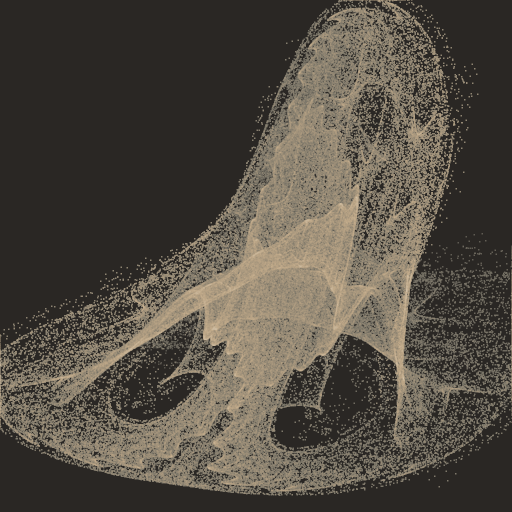
#> input picture _smoke_fix/continuous_attractor_pickover.png, 1024 x 1024 px (shown at 1/2 size)
$ python -i color_theory.py   (imports and definitions only)
#> lines starting #> are read from the running program, lines starting #| are printed output that depends on the picture
"""Seeded color-theory polish for generative canvas images."""

from __future__ import annotations

import colorsys, math, random

from PIL import Image, ImageChops, ImageEnhance, ImageFilter, ImageOps, ImageStat

try:
    import numpy as np
except Exception:
    np = None

FAMILIES = {
    "plasma": (.78, "analogous"), "aurora": (.46, "analogous"),
    "laser": (.55, "split"), "electric": (.55, "split"),
    "sunset": .04, "gold": .12, "inferno": .06,
    "ice": (.55, "duotone"), "toxic": (.29, "split"),
    "royal": (.70, "accent"), "nebula": (.72, "accent"),
}


def oklch_to_rgb(l, c, h):
    a, b = c * math.cos(h * math.tau), c * math.sin(h * math.tau)
    L, M, S = l + .3963377774*a + .2158037573*b, l - .1055613458*a - .0638541728*b, l - .0894841775*a - 1.291485548*b
    L, M, S = L**3, M**3, S**3
    r, g, bl = 4.0767416621*L - 3.3077115913*M + .2309699292*S, -1.2684380046*L + 2.6097574011*M - .3413193965*S, -.0041960863*L - .7034186147*M + 1.707614701*S
    enc = lambda x: 12.92*x if x <= .0031308 else 1.055*(max(0, x)**(1/2.4)) - .055
    return tuple(round(max(0, min(1, enc(x))) * 255) for x in (r, g, bl))


def harmony(name="plasma", seed=1):
    r = random.Random(f"{name}:{seed}"); spec = FAMILIES.get(name, (.78, "analogous"))
    base, mode = spec if isinstance(spec, tuple) else (spec, "warm")
    base = (base + r.uniform(-.025, .025)) % 1
    offs = {"analogous": (-.055, .02, .095), "split": (0, .42, .58), "duotone": (0, .50, .08), "accent": (0, .08, .38), "warm": (0, .07, .54)}[mode]
    dark = oklch_to_rgb(.13, .045, base + offs[0])
    mid = oklch_to_rgb(.55, .16, base + offs[1])
    hi = oklch_to_rgb(.82, .18, base + offs[2])
    accent = oklch_to_rgb(.74, .25, base + offs[-1] + .11)
    return [dark, mid, hi, accent]


def palette_color(t, name="plasma", seed=1, value=1.0):
    pal = harmony(name, seed); t = max(0, min(1, (t + random.Random(seed).random() * .07) % 1))
    i = min(len(pal) - 2, int(t * (len(pal) - 1))); f = t * (len(pal) - 1) - i
    return tuple(round((pal[i][j] * (1 - f) + pal[i + 1][j] * f) * value) for j in range(3))


def beautify_image(img, seed=1, palette="plasma", kind="image"):
    img = img.convert("RGB")
    before = visual_stats(img)
    if np is not None:
        arr = np.asarray(img).astype("float32") / 255
        lum = (arr[..., 0]*.2126 + arr[..., 1]*.7152 + arr[..., 2]*.0722)
        lo, hi = np.percentile(lum, (2, 99)); lum = np.clip((lum - lo) / ((hi - lo) or 1), 0, 1)
        pal = np.array(harmony(palette, seed), dtype="float32") / 255
        x = lum * (len(pal) - 1); i = np.clip(x.astype(int), 0, len(pal)-2); f = x - i
        mapped = pal[i] * (1 - f[..., None]) + pal[i + 1] * f[..., None]
        mix = .52 if kind in {"pixel_mosaic", "color_grade"} else .66
        arr = arr * (1 - mix) + mapped * mix
        img = Image.fromarray((np.clip(arr, 0, 1) * 255).astype("uint8"), "RGB")
    else:
        p = harmony(palette, seed)
        img = ImageChops.screen(img, ImageOps.colorize(ImageOps.grayscale(img), p[0], p[2]).convert("RGB"))
    b = before["brightness"]
    img = ImageEnhance.Contrast(img).enhance(1.18 if before["contrast"] < .28 else 1.06)
    img = ImageEnhance.Color(img).enhance(.92 if before["saturation"] > .72 else 1.18)
    if b < .16: img = ImageEnhance.Brightness(img).enhance(1.22)
    gray = ImageOps.grayscale(img)
    glow = ImageEnhance.Brightness(img.filter(ImageFilter.GaussianBlur(5))).enhance(.65)
    img = Image.composite(ImageChops.screen(img, glow), img, gray.point(lambda x: 90 if x > 175 else 0))
    if before["detail"] < .055: img = img.filter(ImageFilter.UnsharpMask(radius=1.4, percent=115, threshold=3))
    for _ in range(3):
        after = visual_stats(img)
        changed = False
        if after["saturation"] > .76: img = ImageEnhance.Color(img).enhance(.72); changed = True
        if after["brightness"] < .18: img = ImageEnhance.Brightness(img).enhance(1.35); changed = True
        if after["contrast"] < .25: img = ImageEnhance.Contrast(img).enhance(1.16); changed = True
        if after["detail"] < .045: img = img.filter(ImageFilter.UnsharpMask(radius=1.8, percent=135, threshold=2)); changed = True
        if not changed: break
    return img


def visual_stats(img):
    img = img.convert("RGB"); img.thumbnail((180, 180))
    stat, edge = ImageStat.Stat(img), ImageStat.Stat(img.filter(ImageFilter.FIND_EDGES))
    means, stds = stat.mean, stat.stddev
    hsv = [colorsys.rgb_to_hsv(r/255, g/255, b/255) for r, g, b in img.getdata()]
    sat = sum(s for _, s, _ in hsv) / len(hsv)
    hues = sorted(h for h, s, v in hsv if s > .18 and v > .08)
    spread = 0 if not hues else min(1, (hues[-1] - hues[0]) * 1.35)
    brightness, contrast, detail = sum(means) / 765, sum(stds) / 382.5, sum(edge.mean) / 765
    score = max(0, min(1, .28*min(1, brightness/.34) + .27*min(1, contrast/.42) + .2*min(1, detail/.12) + .17*(1 - abs(sat-.52)) + .08*min(spread, .9)/.9))
    guidance = []
    if brightness < .16: guidance.append("needs_light")
    if contrast < .25: guidance.append("needs_contrast")
    if detail < .045: guidance.append("low_detail")
    if sat < .22: guidance.append("muted_palette")
    if sat > .78: guidance.append("too_saturated")
    if not guidance: guidance.append("strong_palette")
    return {"brightness": round(brightness, 3), "contrast": round(contrast, 3), "detail": round(detail, 3), "dominant_rgb": [round(x) for x in means], "mostly_dark": sum(means)/3 < 20, "saturation": round(sat, 3), "hue_spread": round(spread, 3), "beauty_score": round(score, 3), "guidance": guidance}

>>> from PIL import Image
>>> picture = Image.open('../../../_smoke_fix/continuous_attractor_pickover.png')
#> picture is the input picture: PIL image 1024x1024 RGBA; mean R, G, B, A 82.3, 76.1, 66.7, 255
>>> result = beautify_image(picture)
#> in visual_stats, `img.thumbnail((180, 180))`:
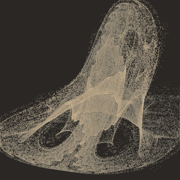
#> img: PIL image 180x180 RGB; mean R, G, B 82.3, 76.2, 66.8
#> in visual_stats, `means, stds = stat.mean, stat.stddev`: means = [82.32, 76.18, 66.8]; stds = [44.87, 40.81, 33.39]
#> in visual_stats, `hsv = [colorsys.rgb_to_hsv(r/255, g/255, b/255) for r, g, b in img.get..`: hsv = 32400 items
#> in visual_stats, `sat = sum(s for _, s, _ in hsv) / len(hsv)`: sat = 0.17
#> in visual_stats, `hues = sorted(h for h, s, v in hsv if s > .18 and v > .08)`: hues = 10867 values from 0.0833 to 0.118
#> in visual_stats, `spread = 0 if not hues else min(1, (hues[-1] - hues[0]) * 1.35)`: spread = 0.0469
#> in visual_stats, `brightness, contrast, detail = sum(means) / 765, sum(stds) / 382.5, su..`: brightness = 0.295; contrast = 0.311; detail = 0.0963
#> in visual_stats, `score = max(0, min(1, .28*min(1, brightness/.34) + .27*min(1, contrast..`: score = 0.718
#> in beautify_image, `before = visual_stats(img)`: before = 9 items
#> in beautify_image, `lum = (arr[..., 0]*.2126 + arr[..., 1]*.7152 + arr[..., 2]*.0722)`:
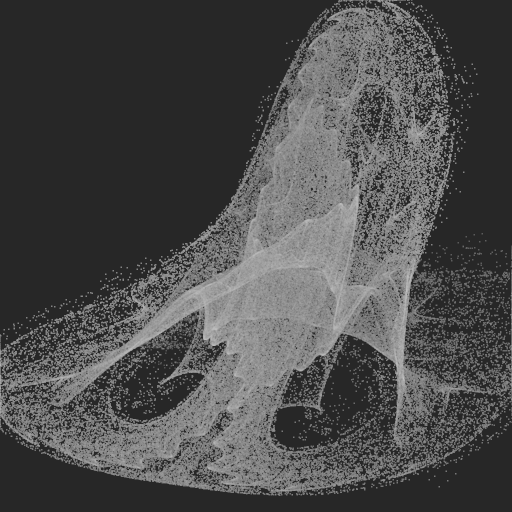
#> lum: shape (1024, 1024) float32 (shown at 1/2 size); min 0.155, max 0.802, mean 0.301
#> in beautify_image, `lo, hi = np.percentile(lum, (2, 99))`: lo = 0.155; hi = 0.649
#> in beautify_image, `i = np.clip(x.astype(int), 0, len(pal) - 2)`:
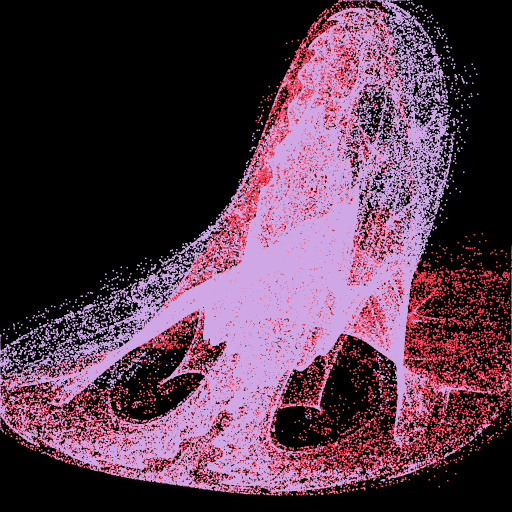
#> i: shape (1024, 1024) int64 (shown at 1/2 size); 3 distinct labels, from 0 to 2; one colour per label, 0 black
#> in beautify_image, `mapped = pal[i] * (1 - f[..., None]) + pal[i + 1] * f[..., None]`:
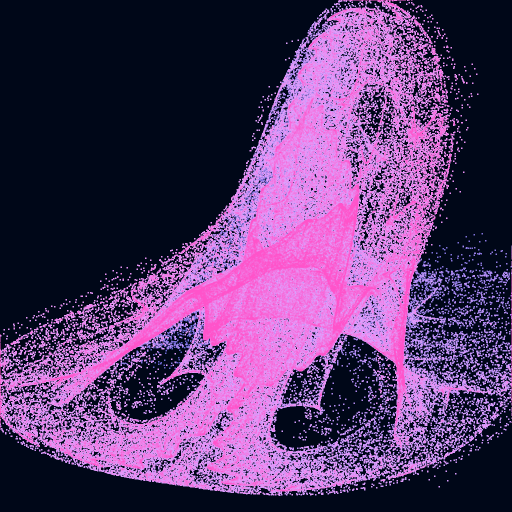
#> mapped: shape (1024, 1024, 3) float64 (shown at 1/2 size); mean of channels 0, 1, 2 0.352, 0.225, 0.424; drawn as R, G, B
#> in beautify_image, `arr = arr * (1 - mix) + mapped * mix`:
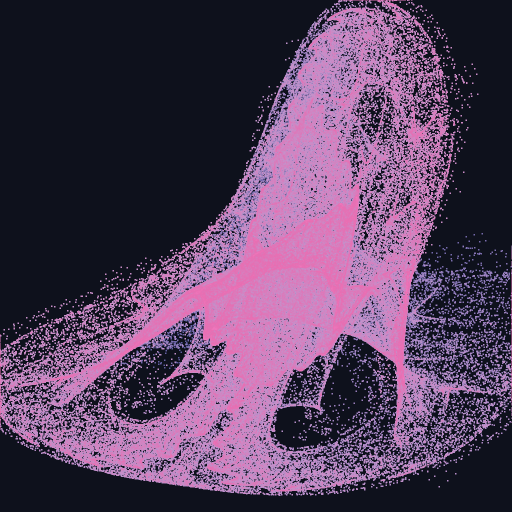
#> arr: shape (1024, 1024, 3) float64 (shown at 1/2 size); mean R, G, B 0.342, 0.25, 0.369
#> in beautify_image, `b = before["brightness"]`: b = 0.295
#> in beautify_image, `gray = ImageOps.grayscale(img)`:
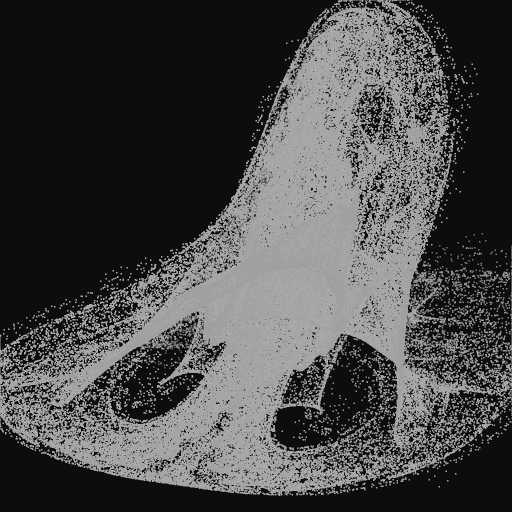
#> gray: PIL image 1024x1024 L (shown at 1/2 size); min 13, max 173, mean 72.7
#> in beautify_image, `glow = ImageEnhance.Brightness(img.filter(ImageFilter.GaussianBlur(5))..`:
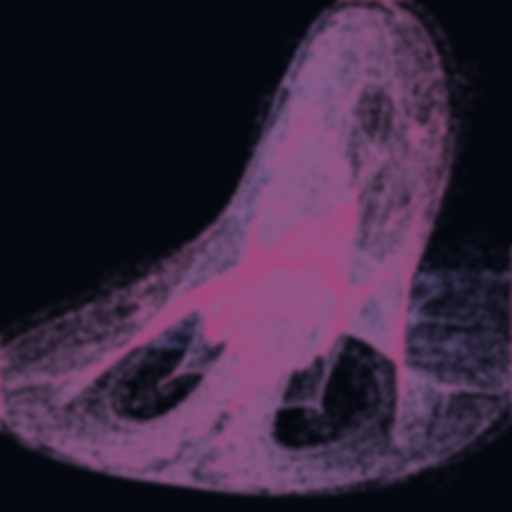
#> glow: PIL image 1024x1024 RGB (shown at 1/2 size); mean R, G, B 57.5, 38.3, 63.4
#> the loop in beautify_image, `for _ in range(3):` made 1 pass
#> (means in visual_stats, stds in visual_stats, sat in visual_stats, spread in visual_stats, brightness in visual_stats, contrast in visual_stats, detail in visual_stats, score in visual_stats) on pass 1: ([89.32, 59.73, 98.29], [86.82, 48.17, 73.74], 0.518, 0.42, 0.323, 0.546, 0.143, 0.943)

$ run again, on _smoke_fix/continuous_attractor_default.png
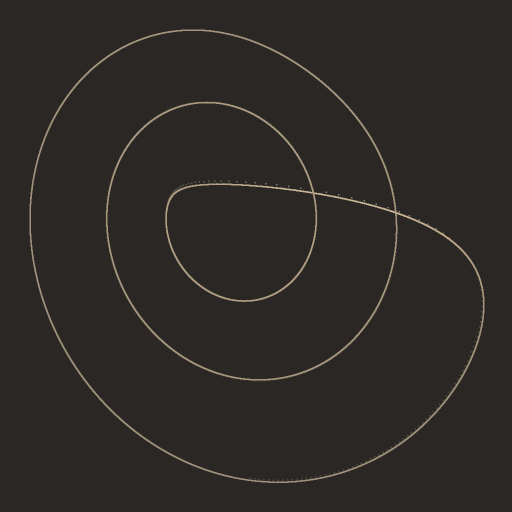
#> input picture _smoke_fix/continuous_attractor_default.png, 1024 x 1024 px (shown at 1/2 size)
#> picture is the input picture: PIL image 1024x1024 RGBA; mean R, G, B, A 44.4, 41.2, 37.8, 255
#> means = [44.39, 41.16, 37.76]; stds = [11.87, 10.7, 8.68]
#> hsv = 32400 items
#> sat = 0.146
#> hues = 1401 values from 0.0833 to 0.111
#> spread = 0.0375
#> brightness = 0.161; contrast = 0.0817; detail = 0.0326
#> score = 0.349
#> before = 9 items
#> lo = 0.155; hi = 0.578
#> i: shape (1024, 1024) int64; 3 distinct labels, from 0 to 2
#> in beautify_image, `mapped = pal[i] * (1 - f[..., None]) + pal[i + 1] * f[..., None]`:
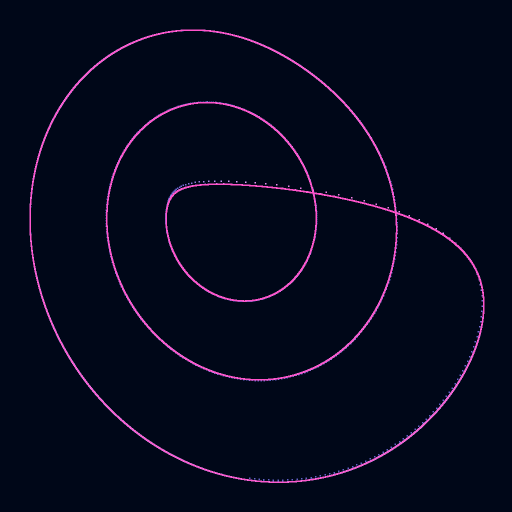
#> mapped: shape (1024, 1024, 3) float64 (shown at 1/2 size); mean of channels 0, 1, 2 0.0202, 0.035, 0.11; drawn as R, G, B
#> b = 0.161
#> the loop in beautify_image, `for _ in range(3):` made 3 passes
#> (means in visual_stats, stds in visual_stats, sat in visual_stats, spread in visual_stats, brightness in visual_stats, contrast in visual_stats, detail in visual_stats, score in visual_stats) on passes 1 to 3: ([15.7, 18.6, 35.03], [23.66, 13.13, 20.82], 0.639, 0.375, 0.0906, 0.151, 0.0364, 0.415), ([16.71, 24.36, 46.47], [23.81, 22.34, 19.04], 0.695, 0.242, 0.114, 0.17, 0.0382, 0.429), ([17.67, 30.19, 64.89], [23.77, 21.98, 15.6], 0.762, 0.155, 0.147, 0.16, 0.0378, 0.43)
#> after the loop in beautify_image, `for _ in range(3):`:
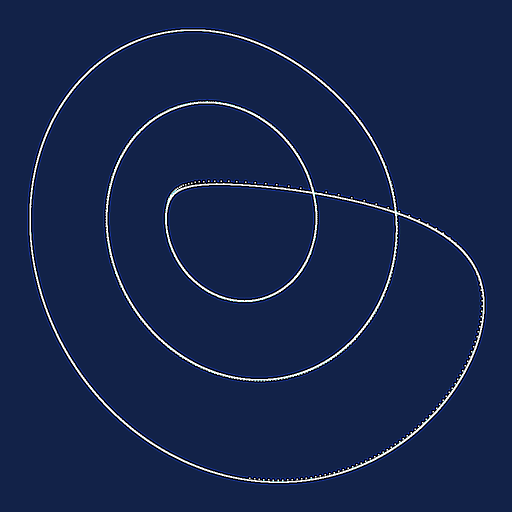
#> img: PIL image 1024x1024 RGB (shown at 1/2 size); mean R, G, B 22.6, 38, 75.3

$ run again, on _smoke_fix/conway_life_default.png
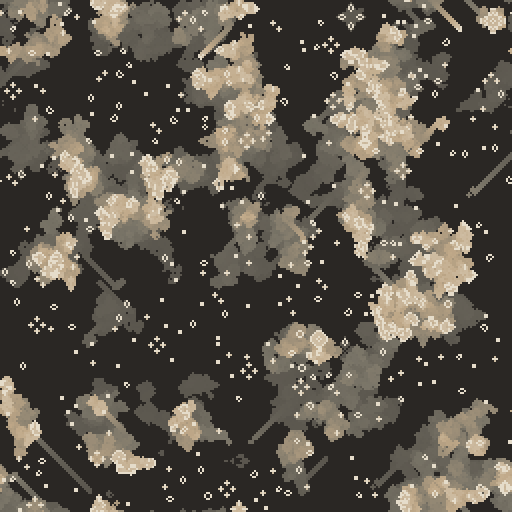
#> input picture _smoke_fix/conway_life_default.png, 1024 x 1024 px (shown at 1/2 size)
#> picture is the input picture: PIL image 1024x1024 RGBA; mean R, G, B, A 88.9, 82.9, 73.5, 255
#> means = [88.92, 82.86, 73.46]; stds = [56.19, 51.79, 44.09]
#> hsv = 32400 items
#> sat = 0.159
#> hues = 5941 values from 0.0741 to 0.12
#> spread = 0.062
#> brightness = 0.321; contrast = 0.398; detail = 0.12
#> score = 0.834
#> before = 9 items
#> lo = 0.155; hi = 0.865
#> i: shape (1024, 1024) int64; 3 distinct labels, from 0 to 2
#> in beautify_image, `arr = arr * (1 - mix) + mapped * mix`:
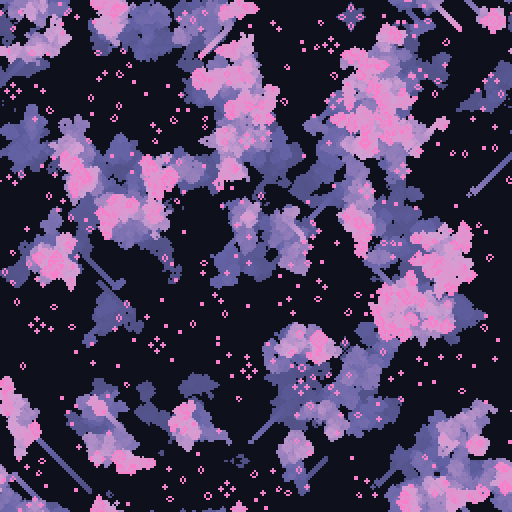
#> arr: shape (1024, 1024, 3) float64 (shown at 1/2 size); mean R, G, B 0.307, 0.253, 0.383
#> b = 0.321
#> in beautify_image, `glow = ImageEnhance.Brightness(img.filter(ImageFilter.GaussianBlur(5))..`:
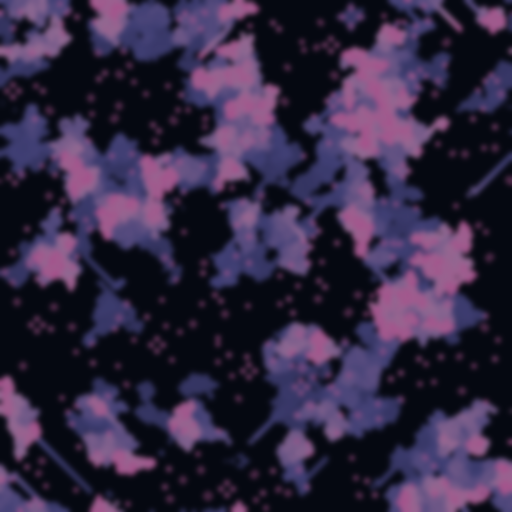
#> glow: PIL image 1024x1024 RGB (shown at 1/2 size); mean R, G, B 50, 39.1, 66.6
#> the loop in beautify_image, `for _ in range(3):` made 1 pass
#> (means in visual_stats, stds in visual_stats, sat in visual_stats, spread in visual_stats, brightness in visual_stats, contrast in visual_stats, detail in visual_stats, score in visual_stats) on pass 1: ([78.17, 62.27, 104], [82.5, 54.73, 81.64], 0.541, 0.398, 0.319, 0.572, 0.143, 0.935)

$ run again, on _smoke_fix/isometric_terrain_default.png
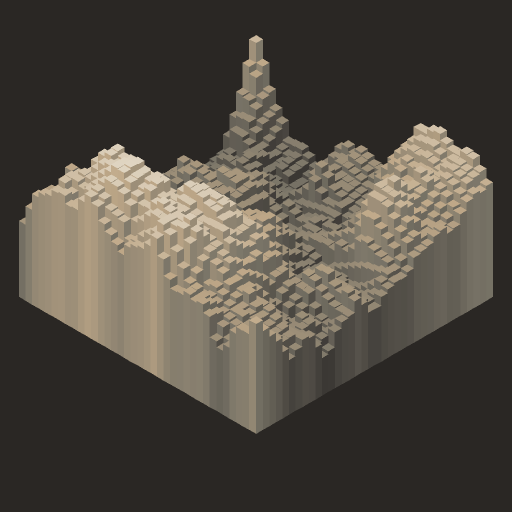
#> input picture _smoke_fix/isometric_terrain_default.png, 1024 x 1024 px (shown at 1/2 size)
#> picture is the input picture: PIL image 1024x1024 RGBA; mean R, G, B, A 79.6, 73.8, 65, 255
#> means = [79.66, 73.77, 65.05]; stds = [51.49, 46.98, 38.94]
#> hsv = 32400 items
#> sat = 0.163
#> hues = 7635 values from 0.0833 to 0.12
#> spread = 0.0495
#> brightness = 0.286; contrast = 0.359; detail = 0.0581
#> score = 0.677
#> before = 9 items
#> lo = 0.155; hi = 0.779
#> i: shape (1024, 1024) int64; 3 distinct labels, from 0 to 2
#> b = 0.286
#> in beautify_image, `img = Image.composite(ImageChops.screen(img, glow), img, gray.point(la..`:
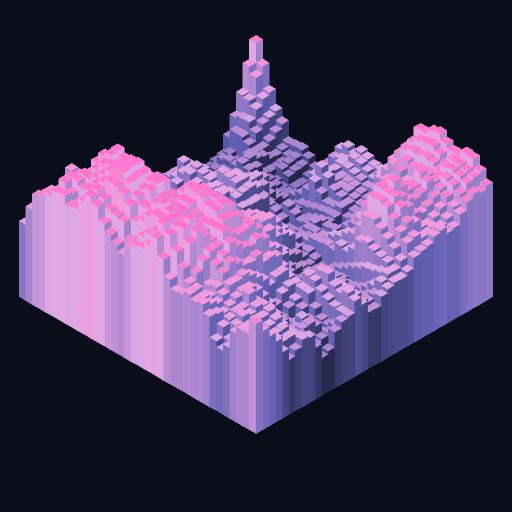
#> img: PIL image 1024x1024 RGB (shown at 1/2 size); mean R, G, B 72.7, 58.4, 93.6
#> the loop in beautify_image, `for _ in range(3):` made 1 pass
#> (means in visual_stats, stds in visual_stats, sat in visual_stats, spread in visual_stats, brightness in visual_stats, contrast in visual_stats, detail in visual_stats, score in visual_stats) on pass 1: ([72.64, 58.45, 93.64], [86.25, 57.89, 85.51], 0.546, 0.418, 0.294, 0.6, 0.0676, 0.827)
